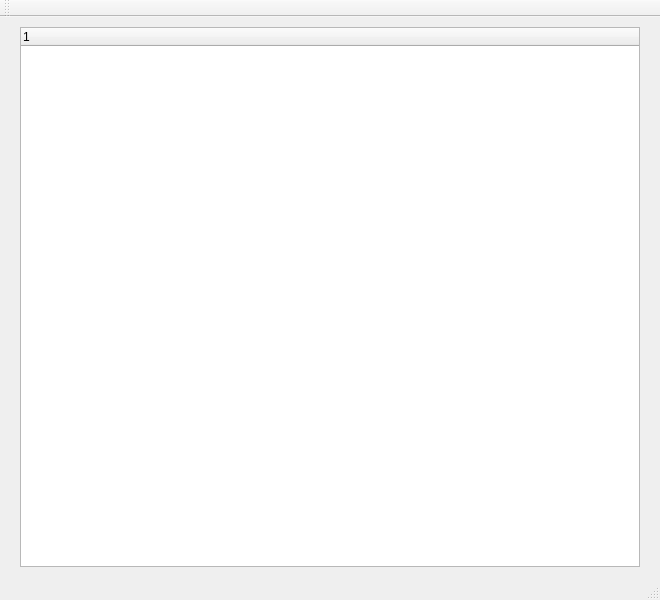
<?xml version="1.0" encoding="UTF-8"?>
<ui version="4.0">
 <class>MainWindow</class>
 <widget class="QMainWindow" name="MainWindow">
  <property name="geometry">
   <rect>
    <x>0</x>
    <y>0</y>
    <width>660</width>
    <height>600</height>
   </rect>
  </property>
  <property name="windowTitle">
   <string>Music Player</string>
  </property>
  <widget class="QWidget" name="centralWidget">
   <widget class="QTreeWidget" name="treeWidget">
    <property name="geometry">
     <rect>
      <x>20</x>
      <y>10</y>
      <width>620</width>
      <height>540</height>
     </rect>
    </property>
    <column>
     <property name="text">
      <string notr="true">1</string>
     </property>
    </column>
   </widget>
  </widget>
  <widget class="QMenuBar" name="menuBar">
   <property name="geometry">
    <rect>
     <x>0</x>
     <y>0</y>
     <width>660</width>
     <height>22</height>
    </rect>
   </property>
  </widget>
  <widget class="QToolBar" name="mainToolBar">
   <attribute name="toolBarArea">
    <enum>TopToolBarArea</enum>
   </attribute>
   <attribute name="toolBarBreak">
    <bool>false</bool>
   </attribute>
  </widget>
  <widget class="QStatusBar" name="statusBar"/>
 </widget>
 <layoutdefault spacing="6" margin="11"/>
 <resources/>
 <connections/>
</ui>
